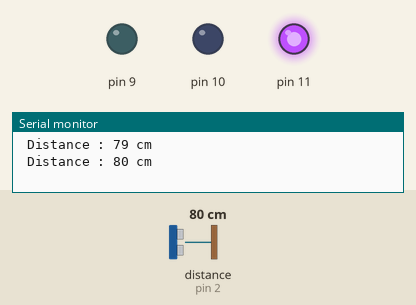
The sketch below on a simulated Arduino Uno, built with avr-gcc and run on an emulated ATmega328P. On the bench: output pins drawn as LEDs (lit = HIGH), the last lines printed to the serial monitor. Wiring (from diagram.json): ultrasonic range finder: trigger pin 3; echo pin 2. Inputs (shaded band) come from the test bench; at power-on: distance to the obstacle (sensor on pin 2) 80 cm. The echo pulse lasts 58.3 µs per cm; pins used as bus, display or sensor lines are not drawn.

Above: at 1.8 s.
1.9 s: distance to the obstacle (sensor on pin 2) set to 120 cm
At 3.9 s:
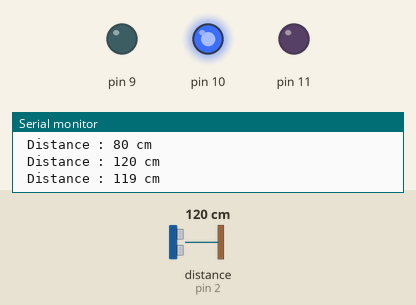
4.5 s: distance to the obstacle (sensor on pin 2) set to 197 cm
7.2 s: distance to the obstacle (sensor on pin 2) set to 204 cm
At 9.7 s:
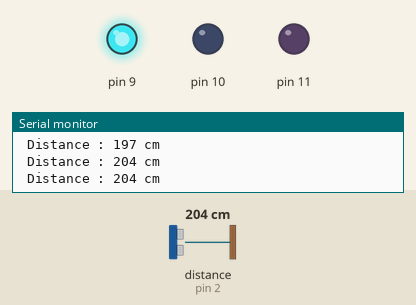
10.5 s: distance to the obstacle (sensor on pin 2) set to 2 cm
At 13.0 s:
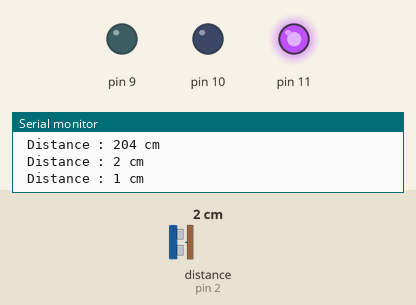
13.6 s: distance to the obstacle (sensor on pin 2) set to 250 cm
At 15.9 s:
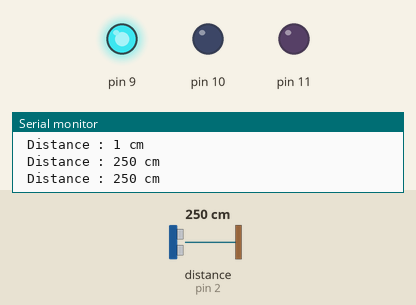
Timing chart, 0 to 17.4 s (numbered marks = the images above; inputs shaded):
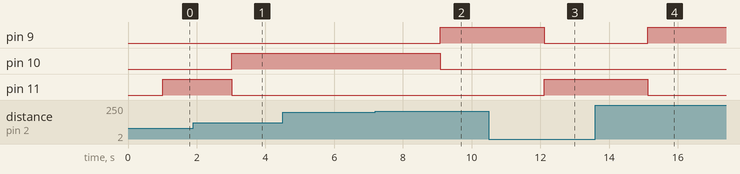

The sketch:

Arduino_code.ino
```cpp
# define echoPin 2
# define trigPin 3

int maximumRange = 300;
int minimumRange = 00;
long duration,distance;

void setup(){
  Serial.begin(9600);
  pinMode(trigPin,OUTPUT);
  pinMode(echoPin,INPUT);
  pinMode(9,OUTPUT);
  pinMode(10,OUTPUT);
  pinMode(11,OUTPUT);
}

void loop(){
  digitalWrite(trigPin,LOW);
  delayMicroseconds(2);
  digitalWrite(trigPin,HIGH);
  delayMicroseconds(10);
  digitalWrite(trigPin,LOW);
  duration =pulseIn(echoPin,HIGH);


 distance=duration/58.2;

 if (distance >= maximumRange || distance <= minimumRange){
   Serial.println("Out of Range");
  }
 else{
  Serial.print(" Distance : ");
  Serial.print(distance);
  Serial.println(" cm");

  delay(1000);
 }
 if(distance < 100){
  digitalWrite(11,HIGH);
  digitalWrite(10,LOW);
  digitalWrite(9,LOW);
 }

 if(distance >= 100 && distance < 200 ){
  digitalWrite(11,LOW);
  digitalWrite(10,HIGH);
  digitalWrite(9,LOW);
 }

 if(distance >= 200){
  digitalWrite(11,LOW);
  digitalWrite(10,LOW);
  digitalWrite(9,HIGH);
 }
}
```

Measured:
- the behaviour switches between 199 and 200 cm on distance to the obstacle (sensor on pin 2) (found by bisection; images 1 and 2)
- after the input at 1.9 s, pin 10: LOW → HIGH after 1.1 s; pin 11: HIGH → LOW after 1.1 s
- after the input at 7.2 s, pin 9: LOW → HIGH after 1.9 s; pin 10: HIGH → LOW after 1.9 s
- after the input at 10.5 s, pin 9: HIGH → LOW after 1.6 s; pin 11: LOW → HIGH after 1.6 s
- after the input at 13.6 s, pin 9: LOW → HIGH after 1.5 s; pin 11: HIGH → LOW after 1.5 s
